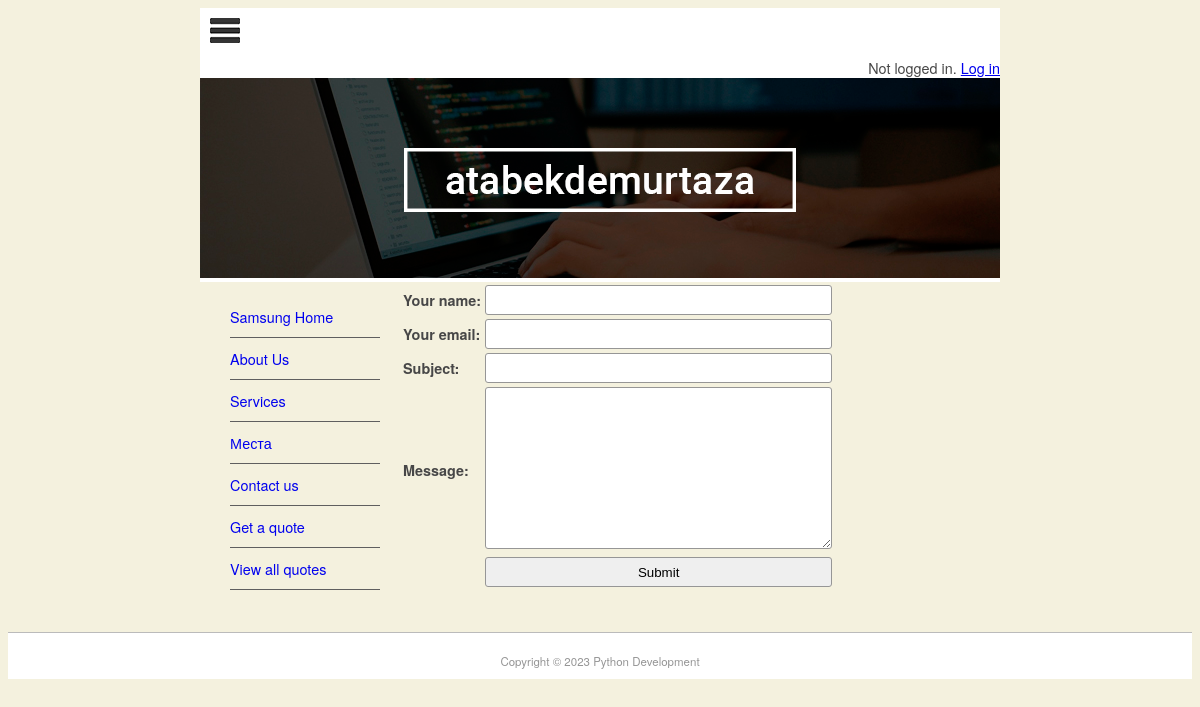
The app's page /contact with its own data.
### pages/models.py (models this page shows, shortened)
class Page(models.Model):
	title = models.CharField('Название', max_length=100)
	permalink = models.CharField('Постоянная ссылка', max_length=12, unique=True)
	update_date = models.DateTimeField('Последняя публикация', auto_now_add=True)
	body_text = fields.RichTextField('Контент', blank=True, null=True)
	class Meta:
		verbose_name_plural = 'Страницы'
		verbose_name = 'Страница'

### pages/views.py (the view)
# urls.py: path('contact', contact, name='contact'),
def contact(request):
	submitted = False
	if request.method == 'POST':
		form = ContactForm(request.POST)
		if form.is_valid():
			cd = form.cleaned_data
			con = get_connection('django.core.mail.backends.console.EmailBackend')
			send_mail(
				cd['subject'],
				cd['message'],
				cd.get('email', 'noreply@example.com'),
				['pythonDevCRM.pythonanywhere.com'],
				connection = con
			)
			return HttpResponseRedirect('/contact?submitted=True')
	else:
		form = ContactForm()
		if 'submitted' in request.GET:
			submitted = True
	context = {
		'form' : form,
		'page_list' : Page.objects.all(),
		'submitted' : submitted
	}
	return render(request, 'pages/contact.html', context)

### pages/forms.py
class ContactForm(forms.Form):
	yourname = forms.CharField(max_length=100, label='Your name')
	email = forms.EmailField(required=False, label='Your email')
	subject = forms.CharField(max_length=100)
	message = forms.CharField(widget=forms.Textarea) #textfield

### pages/templates/pages/contact.html (shortened to what this page needs)
{% extends 'base.html' %}
{% block content %}
	{% if submitted %}
		<p class="submitted">
			Your message was submitted succesfully, Thank you.
		</p>
	{% else %}
		<form action="" method="post" novalidate>
			<table>
				{{ form.as_table }}
				<tr>
					<td>&nbsp;</td>
					<td>
						<input type="submit" value="Submit">
					</td>
				</tr>
			</table>
		</form>
	{% endif %}
{% endblock %}

### templates/header.html
{% load static %}
<div id="wrapper">
	<header id="header">
		<div id="logo">
			<img src="{% static 'logo.jpg' %}" alt="logo">
		</div>
        <span style="float: right">
            {% if user.is_authenticated %}
                Hello, {{ user.username }}.
                <a href="{% url 'logout' %}?next=/">Log out</a>
                <a href="{% url 'password_change' %}?next=/">Change password</a>
            {% else %}
                Not logged in.
                <a href="{% url 'login' %}?next=/">Log in</a>
            {% endif %}
        </span>
		<div id="topbanner">
			<img src="{% static 'atabekdemurtaza.jpg' %}" width="800" height="200" alt="top_banner">
		</div>
		<aside id="leftsidebar">
			<nav id="nav">
				<ul>
					{% block sidenav %}
						{% for page in page_list %}
							<li>
								<a href="{{ page.permalink }}">
									{{ page.title }}
								</a>
							</li>
						{% endfor %}
					{% endblock sidenav %}
					<li>
						<a href="/contact">
							Contact us
						</a>
					</li>
					<li>
						<a href="/quote/">
							Get a quote
						</a>
					</li>
                    <li>
						<a href="/quote/show">
							View all quotes
						</a>
					</li>
				</ul>
			</nav>
		</aside>
	</header>
</div>

### static/base.css (style rules this page uses)
#header { border-style: none; width: 800px; height: auto; }
#wrapper { margin-top: 0px; background-color: #FFFFFF; width: 800px; margin-left: auto; margin-right: auto; }
body { background-color: #f4f1de; font-size: 0.9em; text-align: justify; color: #474747; font-family: Gotham, "Helvetica Neue", Helvetica, Arial, sans-serif; }
#nav li { padding-top: 10px; padding-bottom: 10px; font-size: 1em; list-style-type: none; border-bottom: thin solid #5f5f5f; color: #4c4c4c; left: 0px; list-style-position: inside; margin-left: -10px; }
#nav li a { text-decoration: none; }
#leftsidebar { width: 180px; height: 350px; float: left; }
#logo { padding: 10px; }
input, textarea { width: 100%; padding: 5px !important; border-radius: 3px; border-style: solid; border-width: 1px; border-color: rgb(150, 150, 150); -webkit-box-sizing: border-box; -moz--box-sizing: border-box; }
input { height: 30px; }

### records on screen
Page: title "Samsung Home"
Page: title "About Us"
Page: title "Services"
Page: title "Места"
